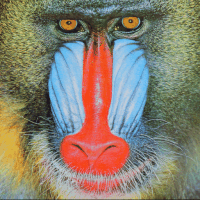
#> input picture prezentare_wavelet/data/standard_test_images/baboon_512.png, 200 x 200 px
$ python fourier_visualization.py
#> lines starting #> are read from the running program, lines starting #| are printed output that depends on the picture; after the words box and inside, x2 and y2 are one past the last pixel; in counts of white or black regions, pixels touching at a corner belong together
#| Image shape: (200, 200)
"""
Fourier Frequency Visualization

This script demonstrates how an image is composed of different frequency components
by decomposing it using 2D FFT and showing the magnitude spectrum.
Also shows the 2D DCT basis functions that make up any 8x8 block.
"""

import numpy as np
import matplotlib.pyplot as plt
from PIL import Image
from pathlib import Path
from scipy.fftpack import dct, idct

# Path to test images (relative to scripts/ -> prezentare_wavelet -> data)
IMAGES_DIR = Path(__file__).parent.parent / "data" / "standard_test_images"


def generate_dct_basis(N: int = 8) -> np.ndarray:
    """
    Generate all N×N 2D DCT basis functions.

    Each basis function B(u,v) represents a specific frequency component.
    The top-left (0,0) is the DC component (constant).
    Moving right increases horizontal frequency.
    Moving down increases vertical frequency.

    Returns:
        basis: Array of shape (N, N, N, N) where basis[u, v] is the (u,v) basis image
    """
#> called with N = 8
    basis = np.zeros((N, N, N, N))

    for u in range(N):
        for v in range(N):
            # Create basis function for frequency (u, v)
            for x in range(N):
                for y in range(N):
                    # DCT-II basis function formula
                    basis[u, v, x, y] = (
                        np.cos((2*x + 1) * u * np.pi / (2*N)) *
                        np.cos((2*y + 1) * v * np.pi / (2*N))
                    )

    return basis


def visualize_dct_basis(N: int = 8):
    """
    Visualize the NxN DCT basis functions as a grid.

    This shows the "building blocks" that combine to form any image block.
    """
    basis = generate_dct_basis(N)

    fig, axes = plt.subplots(N, N, figsize=(10, 10))
    fig.suptitle(f"{N}×{N} DCT Basis Functions\n(Building blocks of image compression)",
                 fontsize=14, fontweight='bold')

    for u in range(N):
        for v in range(N):
            ax = axes[u, v]
            # Normalize to [0, 1] for display
            b = basis[u, v]
            b_norm = (b - b.min()) / (b.max() - b.min() + 1e-10)
            ax.imshow(b_norm, cmap='gray', interpolation='nearest')
            ax.axis('off')

    # Add frequency labels
    fig.text(0.5, 0.02, 'Horizontal Frequency →', ha='center', fontsize=12)
    fig.text(0.02, 0.5, '← Vertical Frequency', va='center', rotation='vertical', fontsize=12)

    plt.tight_layout(rect=[0.03, 0.03, 1, 0.95])
    return fig


def decompose_block_into_basis(block: np.ndarray, N: int = 8):
    """
    Show how a single block is decomposed into DCT basis functions.

    Args:
        block: An NxN image block
        N: Block size

    Returns:
        coefficients: DCT coefficients
        weighted_basis: Each basis function scaled by its coefficient
    """
#> called with block = array of shape (8, 8), N = 8
    # Compute 2D DCT
    coefficients = dct(dct(block.T, norm='ortho').T, norm='ortho')

    # Get basis functions
    basis = generate_dct_basis(N)

    # Weight each basis by its coefficient
    weighted_basis = np.zeros((N, N, N, N))
    for u in range(N):
        for v in range(N):
            weighted_basis[u, v] = coefficients[u, v] * basis[u, v]

    return coefficients, weighted_basis


def visualize_block_decomposition(image: np.ndarray, block_x: int = 0, block_y: int = 0, N: int = 8):
    """
    Visualize how a specific block from the image decomposes into basis functions.
    """
    # Extract block
    y_start = block_y * N
    x_start = block_x * N
    block = image[y_start:y_start+N, x_start:x_start+N].copy()

    # Shift to center around zero (standard DCT preprocessing)
    block_shifted = block - 128

    # Decompose
    coefficients, weighted_basis = decompose_block_into_basis(block_shifted, N)

    # Create visualization
    fig = plt.figure(figsize=(16, 8))

    # Left side: Original block (enlarged)
    ax_orig = fig.add_subplot(1, 3, 1)
    ax_orig.imshow(block, cmap='gray', interpolation='nearest', vmin=0, vmax=255)
    ax_orig.set_title(f"Original Block\n(position {block_x}, {block_y})", fontsize=12)
    ax_orig.axis('off')

    # Middle: DCT coefficients
    ax_coef = fig.add_subplot(1, 3, 2)
    # Log scale for better visualization
    coef_display = np.log1p(np.abs(coefficients))
    im = ax_coef.imshow(coef_display, cmap='hot', interpolation='nearest')
    ax_coef.set_title("DCT Coefficients\n(log magnitude)", fontsize=12)
    ax_coef.axis('off')
    plt.colorbar(im, ax=ax_coef, fraction=0.046)

    # Right: Weighted basis functions grid
    ax_basis = fig.add_subplot(1, 3, 3)

    # Create a composite image showing all weighted basis
    # Arrange in a grid with small gaps
    gap = 1
    composite = np.ones(((N + gap) * N - gap, (N + gap) * N - gap)) * 0.5  # gray background

    for u in range(N):
        for v in range(N):
            wb = weighted_basis[u, v]
            # Normalize for display
            wb_norm = (wb - wb.min()) / (wb.max() - wb.min() + 1e-10)
            y_pos = u * (N + gap)
            x_pos = v * (N + gap)
            composite[y_pos:y_pos+N, x_pos:x_pos+N] = wb_norm
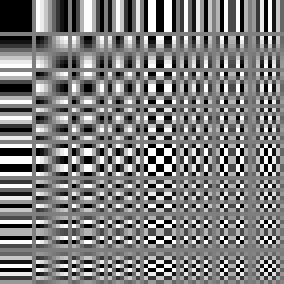
#> composite: shape (71, 71) float64 (shown 4 times larger); min 0, max 1, mean 0.494

    ax_basis.imshow(composite, cmap='gray', interpolation='nearest')
    ax_basis.set_title("Weighted Basis Functions\n(coefficient × basis)", fontsize=12)
    ax_basis.axis('off')

    fig.suptitle("Block Decomposition into DCT Basis Functions", fontsize=14, fontweight='bold')
    plt.tight_layout()
    return fig


def visualize_progressive_basis_reconstruction(image: np.ndarray, block_x: int = 5, block_y: int = 5, N: int = 8):
    """
    Show progressive reconstruction by adding basis functions in zigzag order.
    """
#> called with block_x = 12, block_y = 10, N = 8
    # Extract block
    y_start = block_y * N
    x_start = block_x * N
    block = image[y_start:y_start+N, x_start:x_start+N].copy()
    block_shifted = block - 128

    # Compute DCT
    coefficients = dct(dct(block_shifted.T, norm='ortho').T, norm='ortho')
    basis = generate_dct_basis(N)

    # Zigzag order for 8x8
    zigzag_order = [
        (0,0), (0,1), (1,0), (2,0), (1,1), (0,2), (0,3), (1,2),
        (2,1), (3,0), (4,0), (3,1), (2,2), (1,3), (0,4), (0,5),
        (1,4), (2,3), (3,2), (4,1), (5,0), (6,0), (5,1), (4,2),
        (3,3), (2,4), (1,5), (0,6), (0,7), (1,6), (2,5), (3,4),
        (4,3), (5,2), (6,1), (7,0), (7,1), (6,2), (5,3), (4,4),
        (3,5), (2,6), (1,7), (2,7), (3,6), (4,5), (5,4), (6,3),
        (7,2), (7,3), (6,4), (5,5), (4,6), (3,7), (4,7), (5,6),
        (6,5), (7,4), (7,5), (6,6), (5,7), (6,7), (7,6), (7,7)
    ]

    # Show reconstruction at different stages
    stages = [1, 3, 6, 10, 15, 21, 36, 64]  # Number of coefficients to include

    fig, axes = plt.subplots(2, len(stages), figsize=(16, 5))
    fig.suptitle("Progressive Reconstruction by Adding Basis Functions (Zigzag Order)",
                 fontsize=14, fontweight='bold')

    for idx, num_coef in enumerate(stages):
        # Reconstruct with first num_coef coefficients
        reconstruction = np.zeros((N, N))
        for i in range(min(num_coef, len(zigzag_order))):
            u, v = zigzag_order[i]
            reconstruction += coefficients[u, v] * basis[u, v]

        # Add back the 128 offset
        reconstruction += 128

        # Show reconstruction
        axes[0, idx].imshow(reconstruction, cmap='gray', vmin=0, vmax=255, interpolation='nearest')
        axes[0, idx].set_title(f"{num_coef} coef{'s' if num_coef > 1 else ''}")
        axes[0, idx].axis('off')

        # Show which coefficients are included
        mask = np.zeros((N, N))
        for i in range(min(num_coef, len(zigzag_order))):
            u, v = zigzag_order[i]
            mask[u, v] = 1
        axes[1, idx].imshow(mask, cmap='Blues', interpolation='nearest', vmin=0, vmax=1)
        axes[1, idx].set_title("Used coeffs")
        axes[1, idx].axis('off')

    plt.tight_layout()
    return fig


def load_image(name: str = "baboon_512.png") -> np.ndarray:
    """Load an image as grayscale numpy array"""
    img_path = IMAGES_DIR / name
    img = Image.open(img_path).convert('L')
    return np.array(img, dtype=np.float64)


def compute_fft(image: np.ndarray) -> tuple:
    """
    Compute 2D FFT of an image.

    Returns:
        fft_shifted: Complex FFT with zero frequency centered
        magnitude: Log-scaled magnitude spectrum for visualization
        phase: Phase spectrum
    """
    # 2D FFT
    fft = np.fft.fft2(image)

    # Shift zero frequency to center
    fft_shifted = np.fft.fftshift(fft)

    # Magnitude spectrum (log scale for better visualization)
    magnitude = np.log1p(np.abs(fft_shifted))

    # Phase spectrum
    phase = np.angle(fft_shifted)

    return fft_shifted, magnitude, phase


def create_frequency_mask(shape: tuple, freq_range: tuple, mask_type: str = "band") -> np.ndarray:
    """
    Create a frequency mask for filtering.

    Args:
        shape: Image shape (height, width)
        freq_range: (low, high) frequency range as fraction of max frequency (0-1)
        mask_type: "low", "high", or "band"

    Returns:
        mask: Binary mask array
    """
    rows, cols = shape
    center_row, center_col = rows // 2, cols // 2

    # Create distance matrix from center
    y, x = np.ogrid[:rows, :cols]
    distance = np.sqrt((x - center_col)**2 + (y - center_row)**2)

    # Normalize distance (max distance is half the diagonal)
    max_dist = np.sqrt(center_row**2 + center_col**2)
    distance_norm = distance / max_dist

    low, high = freq_range

    if mask_type == "low":
        mask = distance_norm <= high
    elif mask_type == "high":
        mask = distance_norm >= low
    else:  # band
        mask = (distance_norm >= low) & (distance_norm <= high)

    return mask.astype(np.float64)


def reconstruct_from_frequencies(fft_shifted: np.ndarray, mask: np.ndarray) -> np.ndarray:
    """
    Reconstruct image from selected frequency components.

    Args:
        fft_shifted: Shifted FFT of original image
        mask: Frequency mask (1 = keep, 0 = remove)

    Returns:
        Reconstructed image
    """
    # Apply mask
    filtered_fft = fft_shifted * mask

    # Inverse shift and FFT
    fft_unshifted = np.fft.ifftshift(filtered_fft)
    reconstructed = np.fft.ifft2(fft_unshifted)

    return np.real(reconstructed)


def visualize_frequency_decomposition(image: np.ndarray, num_bands: int = 5):
    """
    Decompose and visualize image by frequency bands.

    Shows how different frequency ranges contribute to the image.
    """
    fft_shifted, magnitude, phase = compute_fft(image)

    # Create frequency bands
    bands = []
    band_labels = []

    for i in range(num_bands):
        low = i / num_bands
        high = (i + 1) / num_bands

        mask = create_frequency_mask(image.shape, (low, high), "band")
        reconstructed = reconstruct_from_frequencies(fft_shifted, mask)

        bands.append(reconstructed)
        if i == 0:
            band_labels.append(f"DC + Very Low\n(0-{high:.0%})")
        elif i == num_bands - 1:
            band_labels.append(f"High Freq\n({low:.0%}-100%)")
        else:
            band_labels.append(f"Band {i+1}\n({low:.0%}-{high:.0%})")
#> after the loop, band_labels = 5 items; bands = 5 items

    # Visualization
    fig, axes = plt.subplots(2, num_bands + 1, figsize=(16, 7))
    fig.suptitle("Fourier Frequency Decomposition of Image", fontsize=14, fontweight='bold')

    # Top row: Original, Magnitude Spectrum, then frequency bands
    axes[0, 0].imshow(image, cmap='gray')
    axes[0, 0].set_title("Original Image")
    axes[0, 0].axis('off')

    axes[1, 0].imshow(magnitude, cmap='hot')
    axes[1, 0].set_title("Magnitude Spectrum\n(log scale)")
    axes[1, 0].axis('off')

    # Frequency bands
    for i, (band, label) in enumerate(zip(bands, band_labels)):
        # Show the band contribution
        ax = axes[0, i + 1]
        # Normalize each band for display
        band_norm = band - band.min()
        if band_norm.max() > 0:
            band_norm = band_norm / band_norm.max() * 255
        ax.imshow(band_norm, cmap='gray')
        ax.set_title(label)
        ax.axis('off')

        # Show the mask
        mask = create_frequency_mask(image.shape, (i/num_bands, (i+1)/num_bands), "band")
        axes[1, i + 1].imshow(mask, cmap='gray')
        axes[1, i + 1].set_title(f"Mask {i+1}")
        axes[1, i + 1].axis('off')
#> this loop made 5 passes
#> (low in create_frequency_mask, high in create_frequency_mask) on passes 1 to 5: (0, 0.2), (0.2, 0.4), (0.4, 0.6), (0.6, 0.8), (0.8, 1)
#> pass 1, in visualize_frequency_decomposition, `band_norm = band_norm / band_norm.max() * 255`:
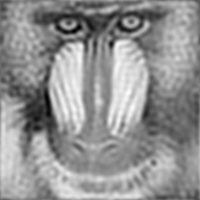
#> band_norm: shape (200, 200) float64; min 0, max 255, mean 146.6
#> pass 1, in create_frequency_mask (call 6), `distance = np.sqrt((x - center_col)**2 + (y - center_row)**2)`:
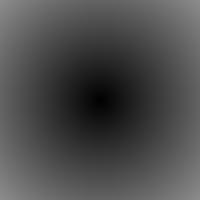
#> distance: shape (200, 200) float64; min 0, max 141.4, mean 76.5
#> pass 1, in create_frequency_mask (call 6), `distance_norm = distance / max_dist`:
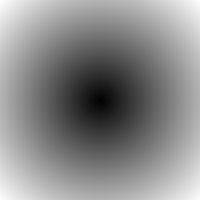
#> distance_norm: shape (200, 200) float64; min 0, max 1, mean 0.541
#> after the loop:
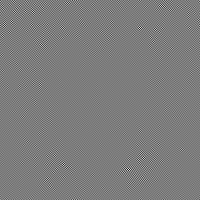
#> band_norm: shape (200, 200) float64; min 0, max 255, mean 125

    plt.tight_layout()
    return fig


def visualize_progressive_reconstruction(image: np.ndarray):
    """
    Show progressive reconstruction by adding frequency bands one by one.
    """
    fft_shifted, magnitude, _ = compute_fft(image)

    num_steps = 6
    fig, axes = plt.subplots(2, num_steps, figsize=(15, 6))
    fig.suptitle("Progressive Reconstruction: Adding Frequency Bands", fontsize=14, fontweight='bold')

    for i in range(num_steps):
        # Cumulative frequency range
        freq_cutoff = (i + 1) / num_steps
        mask = create_frequency_mask(image.shape, (0, freq_cutoff), "low")

        reconstructed = reconstruct_from_frequencies(fft_shifted, mask)

        # Show reconstruction
        axes[0, i].imshow(reconstructed, cmap='gray', vmin=0, vmax=255)
        axes[0, i].set_title(f"0-{freq_cutoff:.0%} freq")
        axes[0, i].axis('off')

        # Show mask
        axes[1, i].imshow(mask, cmap='gray')
        axes[1, i].set_title(f"Low-pass {freq_cutoff:.0%}")
        axes[1, i].axis('off')
#> this loop made 6 passes
#> pass 1, in visualize_progressive_reconstruction, `mask = create_frequency_mask(image.shape, (0, freq_cutoff), "low")`:
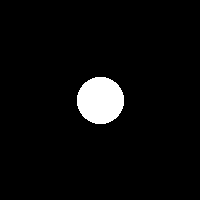
#> mask: shape (200, 200) float64; values 0 (black) and 1 (white), 4.4% white; 1 white region, box (x1, y1, x2, y2) and area: (77, 77, 124, 124) 1749

    plt.tight_layout()
    return fig


def visualize_frequency_importance(image: np.ndarray):
    """
    Show what happens when we remove low vs high frequencies.
    """
    fft_shifted, magnitude, _ = compute_fft(image)

    fig, axes = plt.subplots(2, 4, figsize=(14, 7))
    fig.suptitle("Frequency Importance: Low vs High Frequencies", fontsize=14, fontweight='bold')

    # Original and spectrum
    axes[0, 0].imshow(image, cmap='gray')
    axes[0, 0].set_title("Original")
    axes[0, 0].axis('off')

    axes[1, 0].imshow(magnitude, cmap='hot')
    axes[1, 0].set_title("Frequency Spectrum")
    axes[1, 0].axis('off')

    # Low frequencies only (structure/brightness)
    low_mask = create_frequency_mask(image.shape, (0, 0.1), "low")
#> low_mask: shape (200, 200) float64; values 0 (black) and 1 (white), 1.6% white; 1 white region, box (x1, y1, x2, y2) and area: (86, 86, 115, 115) 633
    low_freq = reconstruct_from_frequencies(fft_shifted, low_mask)
    axes[0, 1].imshow(low_freq, cmap='gray', vmin=0, vmax=255)
    axes[0, 1].set_title("Low Freq Only (0-10%)\nStructure & Brightness")
    axes[0, 1].axis('off')
    axes[1, 1].imshow(low_mask, cmap='gray')
    axes[1, 1].set_title("Low-pass Mask")
    axes[1, 1].axis('off')

    # Mid frequencies (main details)
    mid_mask = create_frequency_mask(image.shape, (0, 0.3), "low")
#> mid_mask: shape (200, 200) float64; values 0 (black) and 1 (white), 14.1% white; 1 white region, box (x1, y1, x2, y2) and area: (58, 58, 143, 143) 5649
    mid_freq = reconstruct_from_frequencies(fft_shifted, mid_mask)
    axes[0, 2].imshow(mid_freq, cmap='gray', vmin=0, vmax=255)
    axes[0, 2].set_title("Low+Mid Freq (0-30%)\nMain Details")
    axes[0, 2].axis('off')
    axes[1, 2].imshow(mid_mask, cmap='gray')
    axes[1, 2].set_title("Low+Mid Mask")
    axes[1, 2].axis('off')

    # High frequencies only (edges/texture)
    high_mask = create_frequency_mask(image.shape, (0.3, 1.0), "band")
#> high_mask: shape (200, 200) float64; values 0 (black) and 1 (white), 85.9% white; 1 black region, box (x1, y1, x2, y2) and area: (58, 58, 143, 143) 5637
    high_freq = reconstruct_from_frequencies(fft_shifted, high_mask)
    # Normalize for display
    high_freq_norm = high_freq - high_freq.min()
    high_freq_norm = high_freq_norm / high_freq_norm.max() * 255
    axes[0, 3].imshow(high_freq_norm, cmap='gray')
    axes[0, 3].set_title("High Freq Only (30-100%)\nEdges & Texture")
    axes[0, 3].axis('off')
    axes[1, 3].imshow(high_mask, cmap='gray')
    axes[1, 3].set_title("High-pass Mask")
    axes[1, 3].axis('off')

    plt.tight_layout()
    return fig


def main():
    """Main visualization demo"""
    print("Loading baboon image...")
    image = load_image("baboon_512.png")
    print(f"Image shape: {image.shape}")

    print("\n1. DCT Basis Functions (8×8)")
    print("   The building blocks that combine to form any image block")
    fig0 = visualize_dct_basis(N=8)

    print("\n2. Block Decomposition into Basis")
    print("   How a single 8×8 block is represented as weighted sum of basis functions")
    fig1 = visualize_block_decomposition(image, block_x=12, block_y=10)

    print("\n3. Progressive Basis Reconstruction")
    print("   Adding basis functions one by one in zigzag order")
    fig2 = visualize_progressive_basis_reconstruction(image, block_x=12, block_y=10)

    print("\n4. Frequency Band Decomposition (whole image)")
    print("   Shows how different frequency ranges contribute to the image")
    fig3 = visualize_frequency_decomposition(image, num_bands=5)

    print("\n5. Progressive Reconstruction (whole image)")
    print("   Shows how the image builds up as we add more frequencies")
    fig4 = visualize_progressive_reconstruction(image)

    print("\n6. Frequency Importance")
    print("   Shows what low vs high frequencies contain")
    fig5 = visualize_frequency_importance(image)

    plt.show()
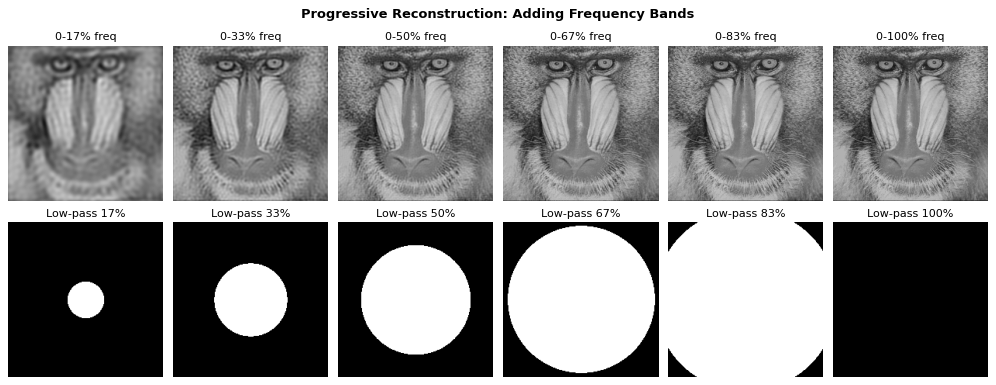
#> figure drawn by matplotlib, 12 panels


if __name__ == "__main__":
    main()
